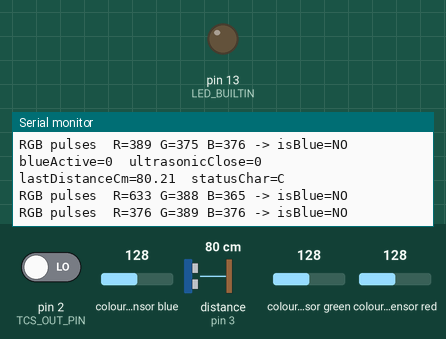
This sketch was run on a simulated Arduino Uno, built with avr-gcc and run on an emulated ATmega328P. Parts: output pins drawn as LEDs (lit = HIGH), the last lines printed to the serial monitor. Wiring (inferred from the names in the program): ultrasonic range finder: trigger pin 9; echo pin 3; TCS3200 colour sensor: output pin 2; S2 pin 4; S3 pin 5; S0 pin 7; S1 pin 8. The inputs (shaded band) are chosen by the test bench; at power-on: colour sensor blue 128, distance to the obstacle (sensor on pin 3) 80 cm, colour sensor green 128, colour sensor red 128, pin 2 (TCS_OUT_PIN) LOW. The echo pulse lasts 58.3 µs per cm; pins used as bus, display or sensor lines are not drawn.

Above: at 1.2 s.
1.3 s: colour sensor blue set to 5
At 1.38 s:
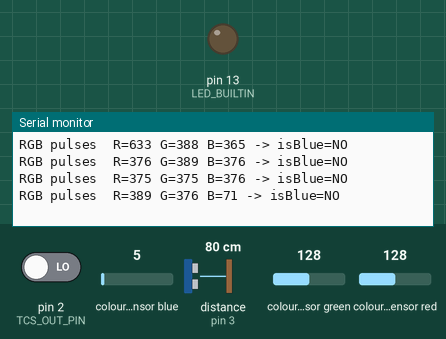
4.3 s: distance to the obstacle (sensor on pin 3) set to 2 cm
At 4.31 s:
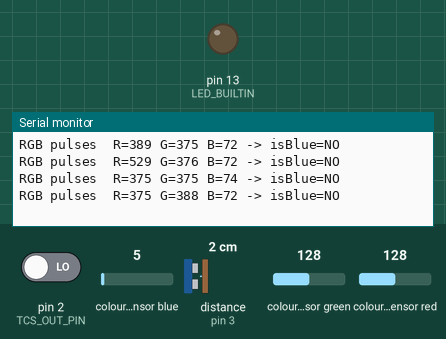
6.5 s: colour sensor green set to 5
At 6.76 s:
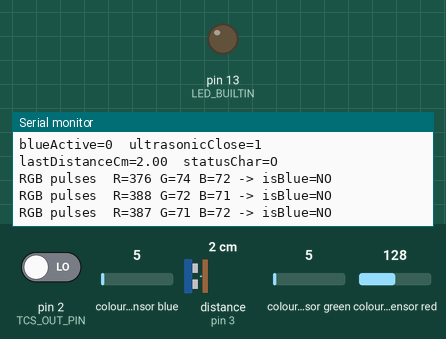
9.5 s: distance to the obstacle (sensor on pin 3) set to 35 cm
At 9.77 s:
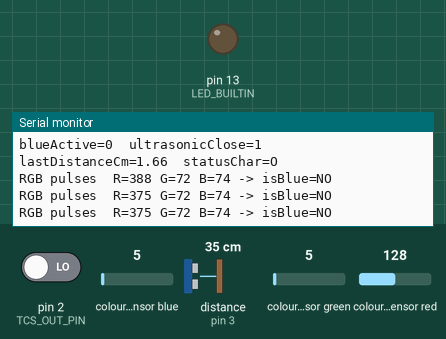
12.5 s: colour sensor red set to 5
At 12.5 s:
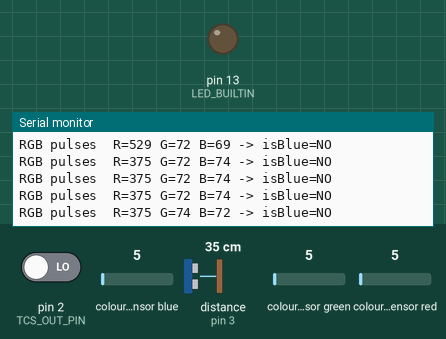
Timing chart, 0 to 15.5 s (numbered marks = the images above; inputs shaded):
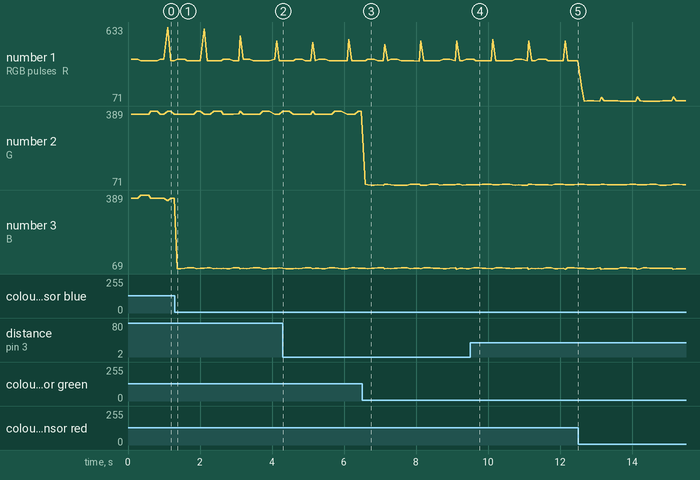

The sketch:

ultrasonic_and_rgb_sensor_code.ino
```cpp
#include <Wire.h>

#define I2C_ADDRESS 0x0A
volatile char statusChar = 'C';

volatile bool gotRequest = false;
volatile unsigned long requestCount = 0;

// TCS3200 pins
const byte TCS_OUT_PIN = 2;
const byte TCS_S2_PIN  = 4;
const byte TCS_S3_PIN  = 5;
const byte TCS_S0_PIN  = 7;
const byte TCS_S1_PIN  = 8;

// Ultrasonic pins
const byte TRIG_PIN = 9;
const byte ECHO_PIN = 3;


const unsigned long COLOR_PHASE_MS   = 30;
const unsigned long BLUE_HOLD_MS     = 200;
const unsigned long PING_INTERVAL_MS = 60;
const float CLOSE_RANGE_CM           = 7.0;
const unsigned long CLOSE_HOLD_MS    = 200;

unsigned long lastBlueSeenMs   = 0;
unsigned long lastCloseSeenMs  = 0;

enum ColorPhase { CP_RED, CP_BLUE, CP_GREEN };
volatile unsigned long tcsPulseCount = 0;

ColorPhase currentPhase         = CP_RED;
unsigned long phaseStartMs      = 0;
unsigned long redCount          = 0;
unsigned long blueCount         = 0;
unsigned long greenCount        = 0;
bool colorSampleReady           = false;
bool blueActive                 = false;

enum UsState { US_IDLE, US_TRIG_HIGH, US_WAIT_ECHO };

UsState usState                 = US_IDLE;
unsigned long lastPingMs        = 0;
unsigned long trigStartUs       = 0;

volatile unsigned long echoRiseUs  = 0;
volatile unsigned long echoFallUs  = 0;
volatile bool echoDone             = false;

float lastDistanceCm            = -1.0;
bool ultrasonicClose            = false;

void setupColorSensor();
void updateColorSensor(unsigned long now);
void evaluateBlue(unsigned long now);

void setupUltrasonic();
void updateUltrasonic(unsigned long now);

float distanceFromEchoUs(unsigned long dtUs);
void onI2CRequest();

void tcsOnPulse() {
  tcsPulseCount++;
}

void onEchoChange() {
  if (digitalRead(ECHO_PIN) == HIGH) {
    echoRiseUs = micros();
  } else {
    echoFallUs = micros();
    if (echoFallUs > echoRiseUs) {
      echoDone = true;
    }
  }
}

void setup() {
  // RGB Pins
  pinMode(TCS_OUT_PIN, INPUT);
  pinMode(TCS_S2_PIN,  OUTPUT);
  pinMode(TCS_S3_PIN,  OUTPUT);
  pinMode(TCS_S0_PIN,  OUTPUT);
  pinMode(TCS_S1_PIN,  OUTPUT);

  setupColorSensor();

  attachInterrupt(digitalPinToInterrupt(TCS_OUT_PIN), tcsOnPulse, RISING);

  pinMode(TRIG_PIN, OUTPUT);
  pinMode(ECHO_PIN, INPUT);
  setupUltrasonic();
  attachInterrupt(digitalPinToInterrupt(ECHO_PIN), onEchoChange, CHANGE);

  // I2C
  Wire.begin(I2C_ADDRESS);
  Wire.onRequest(onI2CRequest);

  Serial.begin(9600);
  Serial.println("Sensor slave 0x0A (US + RGB) started");

  pinMode(LED_BUILTIN, OUTPUT);

  unsigned long now = millis();
  phaseStartMs = now;
}

void loop() {
  unsigned long now = millis();

  updateColorSensor(now);
  updateUltrasonic(now);

  char newStatus;
  if (blueActive) {
    newStatus = 'G';
  } else if (ultrasonicClose) {
    newStatus = 'O';
  } else {
    newStatus = 'C';
  }

  statusChar = newStatus;

  static unsigned long lastDebug = 0;
  if (now - lastDebug > 500) {
    lastDebug = now;
    Serial.print("blueActive=");
    Serial.print(blueActive);
    Serial.print("  ultrasonicClose=");
    Serial.print(ultrasonicClose);
    Serial.print("  lastDistanceCm=");
    Serial.print(lastDistanceCm);
    Serial.print("  statusChar=");
    Serial.println(statusChar);
  }

  static unsigned long ledOffTime = 0;
  if (gotRequest) {
    gotRequest = false;
    digitalWrite(LED_BUILTIN, HIGH);
    ledOffTime = now + 50;
  }
  if (digitalRead(LED_BUILTIN) == HIGH && now >= ledOffTime) {
    digitalWrite(LED_BUILTIN, LOW);
  }
}

void onI2CRequest() {
  Wire.write(statusChar);
  requestCount++;
  gotRequest = true;
}

void setupColorSensor() {
  digitalWrite(TCS_S0_PIN, HIGH);
  digitalWrite(TCS_S1_PIN, LOW);

  currentPhase = CP_RED;
  phaseStartMs = millis();
  tcsPulseCount = 0;

  digitalWrite(TCS_S2_PIN, LOW);
  digitalWrite(TCS_S3_PIN, LOW);
}

void updateColorSensor(unsigned long now) {
  if (now - phaseStartMs >= COLOR_PHASE_MS) {
    unsigned long count = tcsPulseCount;
    tcsPulseCount = 0;
    phaseStartMs = now;

    switch (currentPhase) {
      case CP_RED:
        redCount = count;
        currentPhase = CP_BLUE;
        digitalWrite(TCS_S2_PIN, LOW);
        digitalWrite(TCS_S3_PIN, HIGH);
        break;

      case CP_BLUE:
        blueCount = count;
        currentPhase = CP_GREEN;
        digitalWrite(TCS_S2_PIN, HIGH);
        digitalWrite(TCS_S3_PIN, HIGH);
        break;

      case CP_GREEN:
        greenCount = count;
        colorSampleReady = true;
        currentPhase = CP_RED;
        digitalWrite(TCS_S2_PIN, LOW);
        digitalWrite(TCS_S3_PIN, LOW);
        break;
    }
  }

  if (colorSampleReady) {
    colorSampleReady = false;
    evaluateBlue(now);
  }
}

void evaluateBlue(unsigned long now) {
  bool isBlue = false;

  if (blueCount > 0 || redCount > 0 || greenCount > 0) {
    const float ratio = 1.4f;

    bool blueVsRed   = (float)blueCount > (float)redCount * ratio;
    bool blueVsGreen = (float)blueCount > (float)greenCount * ratio;

    isBlue = blueVsRed && blueVsGreen;
  }

  Serial.print("RGB pulses  R=");
  Serial.print(redCount);
  Serial.print(" G=");
  Serial.print(greenCount);
  Serial.print(" B=");
  Serial.print(blueCount);
  Serial.print(" -> isBlue=");
  Serial.println(isBlue ? "YES" : "NO");

  if (isBlue) {
    blueActive = true;
    lastBlueSeenMs = now;
  } else {
    if (blueActive && (now - lastBlueSeenMs > BLUE_HOLD_MS)) {
      blueActive = false;
    }
  }
}

void setupUltrasonic() {
  digitalWrite(TRIG_PIN, LOW);
  usState      = US_IDLE;
  lastPingMs   = millis();
  echoDone     = false;
  lastDistanceCm = -1.0;
}

void updateUltrasonic(unsigned long now) {
  unsigned long nowUs = micros();

  switch (usState) {
    case US_IDLE:
      if (now - lastPingMs >= PING_INTERVAL_MS) {
        lastPingMs = now;
        digitalWrite(TRIG_PIN, HIGH);
        trigStartUs = nowUs;
        usState = US_TRIG_HIGH;
      }
      break;

    case US_TRIG_HIGH:
      if ((unsigned long)(nowUs - trigStartUs) >= 10) {
        digitalWrite(TRIG_PIN, LOW);
        usState = US_WAIT_ECHO;
        echoDone = false;
      }
      break;

    case US_WAIT_ECHO:
      if (echoDone) {
        echoDone = false;
        unsigned long dtUs;
        if (echoFallUs > echoRiseUs) {
          dtUs = echoFallUs - echoRiseUs;
          lastDistanceCm = distanceFromEchoUs(dtUs);
        } else {
          lastDistanceCm = -1.0;
        }
        usState = US_IDLE;
      } else {
        if ((unsigned long)(nowUs - trigStartUs) > 30000UL) {
          lastDistanceCm = -1.0;
          usState = US_IDLE;
        }
      }
      break;
  }

  if (lastDistanceCm > 0 && lastDistanceCm <= CLOSE_RANGE_CM) {
    ultrasonicClose = true;
    lastCloseSeenMs = now;
  } else if (ultrasonicClose && (now - lastCloseSeenMs > CLOSE_HOLD_MS)) {
    ultrasonicClose = false;
  }
}

float distanceFromEchoUs(unsigned long dtUs) {
  return dtUs / 58.0f;
}
```

Measured:
- after the input at 1.3 s, the serial monitor: prints a new line after 0.07 s (image 1)
- after the input at 6.5 s, the serial monitor: prints a new line after 0.10 s (image 3)
- plotted number 3: 376 → 72 after the input at 1.3 s
